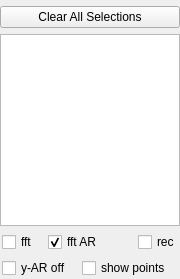
         <widget class="QWidget" name="wGraphSelectorWidget" native="true">
          <property name="sizePolicy">
           <sizepolicy hsizetype="Fixed" vsizetype="Preferred">
            <horstretch>0</horstretch>
            <verstretch>0</verstretch>
           </sizepolicy>
          </property>
          <property name="minimumSize">
           <size>
            <width>180</width>
            <height>0</height>
           </size>
          </property>
          <property name="maximumSize">
           <size>
            <width>165</width>
            <height>16777215</height>
           </size>
          </property>
          <layout class="QVBoxLayout" name="verticalLayout_5">
           <property name="spacing">
            <number>6</number>
           </property>
           <property name="leftMargin">
            <number>0</number>
           </property>
           <property name="topMargin">
            <number>6</number>
           </property>
           <property name="rightMargin">
            <number>0</number>
           </property>
           <property name="bottomMargin">
            <number>1</number>
           </property>
           <item>
            <widget class="QPushButton" name="bGraphSelectorClear">
             <property name="toolTip">
              <string>Clears all selections</string>
             </property>
             <property name="text">
              <string>Clear All Selections</string>
             </property>
            </widget>
           </item>
           <item>
            <widget class="QTreeWidget" name="wGraphSelectorTree">
             <property name="selectionMode">
              <enum>QAbstractItemView::NoSelection</enum>
             </property>
             <property name="indentation">
              <number>10</number>
             </property>
             <property name="uniformRowHeights">
              <bool>true</bool>
             </property>
             <property name="headerHidden">
              <bool>true</bool>
             </property>
             <column>
              <property name="text">
               <string notr="true">1</string>
              </property>
             </column>
            </widget>
           </item>
           <item>
            <layout class="QHBoxLayout" name="horizontalLayout_5">
             <property name="spacing">
              <number>0</number>
             </property>
             <item>
              <spacer name="horizontalSpacer_2">
               <property name="orientation">
                <enum>Qt::Horizontal</enum>
               </property>
               <property name="sizeType">
                <enum>QSizePolicy::Fixed</enum>
               </property>
               <property name="sizeHint" stdset="0">
                <size>
                 <width>2</width>
                 <height>20</height>
                </size>
               </property>
              </spacer>
             </item>
             <item>
              <widget class="QCheckBox" name="bGraphShowFft">
               <property name="toolTip">
                <string>FFT Plot
Shows the FFT plot</string>
               </property>
               <property name="text">
                <string>fft</string>
               </property>
              </widget>
             </item>
             <item>
              <spacer name="horizontalSpacer_13">
               <property name="orientation">
                <enum>Qt::Horizontal</enum>
               </property>
               <property name="sizeType">
                <enum>QSizePolicy::Fixed</enum>
               </property>
               <property name="sizeHint" stdset="0">
                <size>
                 <width>10</width>
                 <height>20</height>
                </size>
               </property>
              </spacer>
             </item>
             <item>
              <widget class="QCheckBox" name="bFftAutoRange">
               <property name="toolTip">
                <string>FFT Plot
Enables FFT plot autoranging</string>
               </property>
               <property name="text">
                <string>fft AR</string>
               </property>
               <property name="checked">
                <bool>true</bool>
               </property>
              </widget>
             </item>
             <item>
              <spacer name="horizontalSpacer_9">
               <property name="orientation">
                <enum>Qt::Horizontal</enum>
               </property>
               <property name="sizeHint" stdset="0">
                <size>
                 <width>40</width>
                 <height>20</height>
                </size>
               </property>
              </spacer>
             </item>
             <item>
              <widget class="QCheckBox" name="bGraphShowRecord">
               <property name="toolTip">
                <string>Live Recording
Enables the live recording feature</string>
               </property>
               <property name="text">
                <string>rec</string>
               </property>
              </widget>
             </item>
            </layout>
           </item>
           <item>
            <layout class="QHBoxLayout" name="horizontalLayout_6">
             <property name="spacing">
              <number>0</number>
             </property>
             <item>
              <spacer name="horizontalSpacer_12">
               <property name="orientation">
                <enum>Qt::Horizontal</enum>
               </property>
               <property name="sizeType">
                <enum>QSizePolicy::Fixed</enum>
               </property>
               <property name="sizeHint" stdset="0">
                <size>
                 <width>2</width>
                 <height>20</height>
                </size>
               </property>
              </spacer>
             </item>
             <item>
              <widget class="QCheckBox" name="bYAutoRangeOff">
               <property name="toolTip">
                <string>Y Auto Ranging
Disables autoranging of the y axis</string>
               </property>
               <property name="text">
                <string>y-AR off</string>
               </property>
              </widget>
             </item>
             <item>
              <spacer name="horizontalSpacer_11">
               <property name="orientation">
                <enum>Qt::Horizontal</enum>
               </property>
               <property name="sizeType">
                <enum>QSizePolicy::Fixed</enum>
               </property>
               <property name="sizeHint" stdset="0">
                <size>
                 <width>10</width>
                 <height>20</height>
                </size>
               </property>
              </spacer>
             </item>
             <item>
              <widget class="QCheckBox" name="bGraphShowPoints">
               <property name="toolTip">
                <string>Show Data Points
Enables showing data points</string>
               </property>
               <property name="text">
                <string>show points</string>
               </property>
              </widget>
             </item>
             <item>
              <spacer name="horizontalSpacer_10">
               <property name="orientation">
                <enum>Qt::Horizontal</enum>
               </property>
               <property name="sizeHint" stdset="0">
                <size>
                 <width>40</width>
                 <height>20</height>
                </size>
               </property>
              </spacer>
             </item>
            </layout>
           </item>
          </layout>
         </widget>
